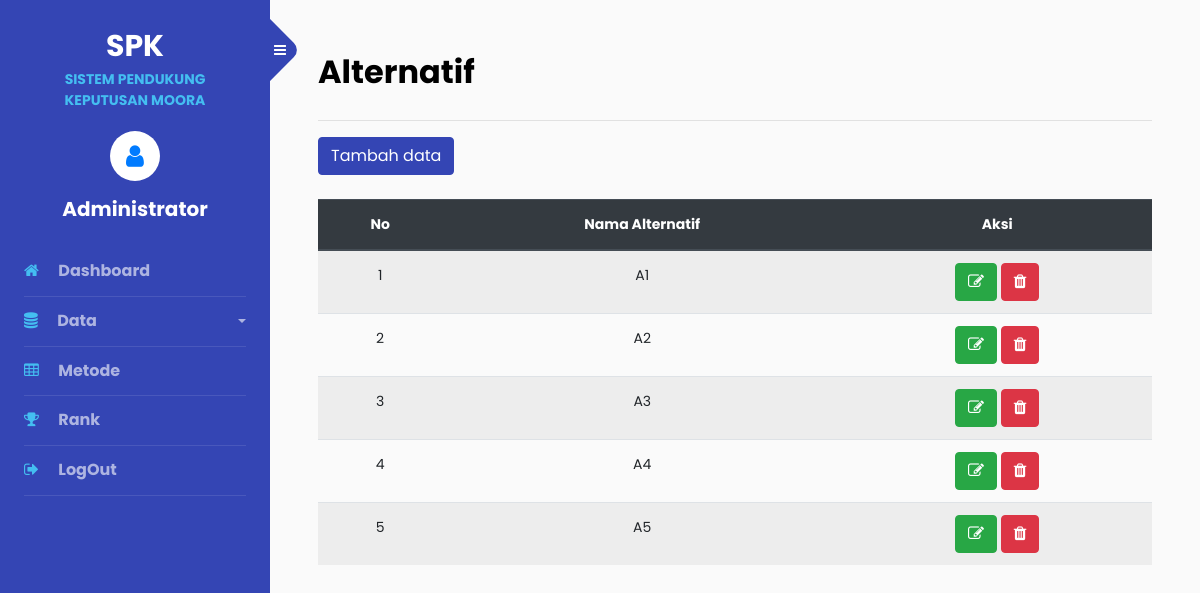
Page /admin/alternatif.php (signed in) on the committed database.
### tables this page shows
CREATE TABLE `tbl_akun` (
  `id_akun` int(11) NOT NULL,
  `nama_lengkap` varchar(50) NOT NULL,
  `username` varchar(50) NOT NULL,
  `password` varchar(30) NOT NULL
);

CREATE TABLE `tbl_alternatif` (
  `id_alternatif` int(11) NOT NULL,
  `nama_alternatif` varchar(30) NOT NULL,
  `nilai_moora` double NOT NULL,
  `rangking` int(11) NOT NULL
);

### admin/alternatif.php (the view, shortened to what this page needs)
<?php
include "../asset/conn/config.php";
include "header.php";
?>
<h2 class="mb-4 font-weight-bolder ">Alternatif</h2>
<hr>
<a href="alternatif-simpan.php" class="btn btn-primary mb-4">Tambah data</a>
<table class="table table-striped">
    <thead class="thead-dark">
        <tr>
            <th class="text-center">No</th>
            <th class="text-center">Nama Alternatif</th>
            <th class="text-center">Aksi</th>
        </tr>
    </thead>
    <?php
    $sql = "SELECT * FROM tbl_alternatif ORDER BY id_alternatif";
    $stm = $conn->query($sql);
    $no = 1;
    while ($a = $stm->fetch_assoc()) {
    ?>
        <tr>
            <td class="text-center"><?= $no++ ?></td>
            <td class="text-center"><?= $a['nama_alternatif'] ?></td>
            <td class="text-center"><a href="alternatif-ubah.php?id_alternatif=<?= $a['id_alternatif'] ?>" class="btn btn-success"><i class="fa fa-pencil-square-o" aria-hidden="true"></i></a>
                <a href="alternatif.php?id_alternatif=<?= $a['id_alternatif'] ?>&aksi=hapus" class="btn btn-danger"><i class="fa fa-trash" aria-hidden="true"></i></a>
            </td>
        </tr>
    <?php } ?>
</table>

### admin/header.php (shortened to what this page needs)
<?php
include "../asset/conn/config.php";
$query = "SELECT * FROM tbl_akun WHERE id_akun ='$_SESSION[id_akun]'";
$stm = $conn->query($query);
$row = $stm->fetch_assoc();
?>
<!Doctype html>
<html lang="en">
<head>
	<link rel="stylesheet" href="https://stackpath.bootstrapcdn.com/font-awesome/4.7.0/css/font-awesome.min.css">
	<link rel="stylesheet" href="../asset/sidebar/css/style.css">
</head>
<body>
	<div class="wrapper d-flex align-items-stretch">
		<nav id="sidebar">
			<div class="custom-menu">
				<button type="button" id="sidebarCollapse" class="btn btn-primary">
					<i class="fa fa-bars"></i>
				</button>
			</div>
			<div class="p-4">
				<h1><a href="index.php" class="logo">SPK <span>SISTEM PENDUKUNG KEPUTUSAN MOORA</span>
					</a></h1>
				<div class="user-icon-container">
					<div class="user-icon">
						<span class="fa fa-user text-primary"></span>
					</div>
					<div class="user-text font-weight-bolder">
						<?= $row['nama_lengkap'] ?>
					</div>
				</div>
				<ul class="list-unstyled components mb-5">
					<li>
						<a href="index.php" class="font-weight-bolder"><span class="fa fa-home mr-3"></span> Dashboard</a>
					</li>
					<li>
						<a id="dataDropdown" data-toggle="collapse" aria-expanded="false" class="dropdown-toggle font-weight-bolder">
							<span class="fa fa-database mr-3"></span> Data
						</a>
					</li>
					<li>
						<a href="metode.php" class="font-weight-bolder"><span class="fa fa-table mr-3"></span> Metode</a>
					</li>
					<li>
						<a href="rank.php" class="font-weight-bolder"><span class="fa fa-trophy mr-3"></span> Rank</a>
					</li>
					<li>
						<a href="logout.php" class="font-weight-bolder"><span class="fa fa-sign-out mr-3"></span> LogOut</a>
					</li>
				</ul>
			</div>
		</nav>
		<div id="content" class="p-4 p-md-5 pt-5">
</body>
</html>

### admin/header.php (style rules this page uses)
.user-icon-container { display: flex; flex-direction: column; align-items: center; margin: 20px; }
.user-icon { width: 50px; height: 50px; background-color: #fff; border-radius: 50%; display: flex; align-items: center; justify-content: center; font-size: 25px; color: #555; }
.user-text { margin-top: 10px; font-size: 20px; text-align: center; }
.logo { text-align: center; display: block; margin: 0 auto; }
h1 { text-align: center; }
.logo span { display: block; font-size: 16px; }

### rows in the picture
tbl_akun: nama_lengkap "Administrator"
tbl_alternatif: nama_alternatif "A1"
tbl_alternatif: nama_alternatif "A2"
tbl_alternatif: nama_alternatif "A3"
tbl_alternatif: nama_alternatif "A4"
tbl_alternatif: nama_alternatif "A5"
